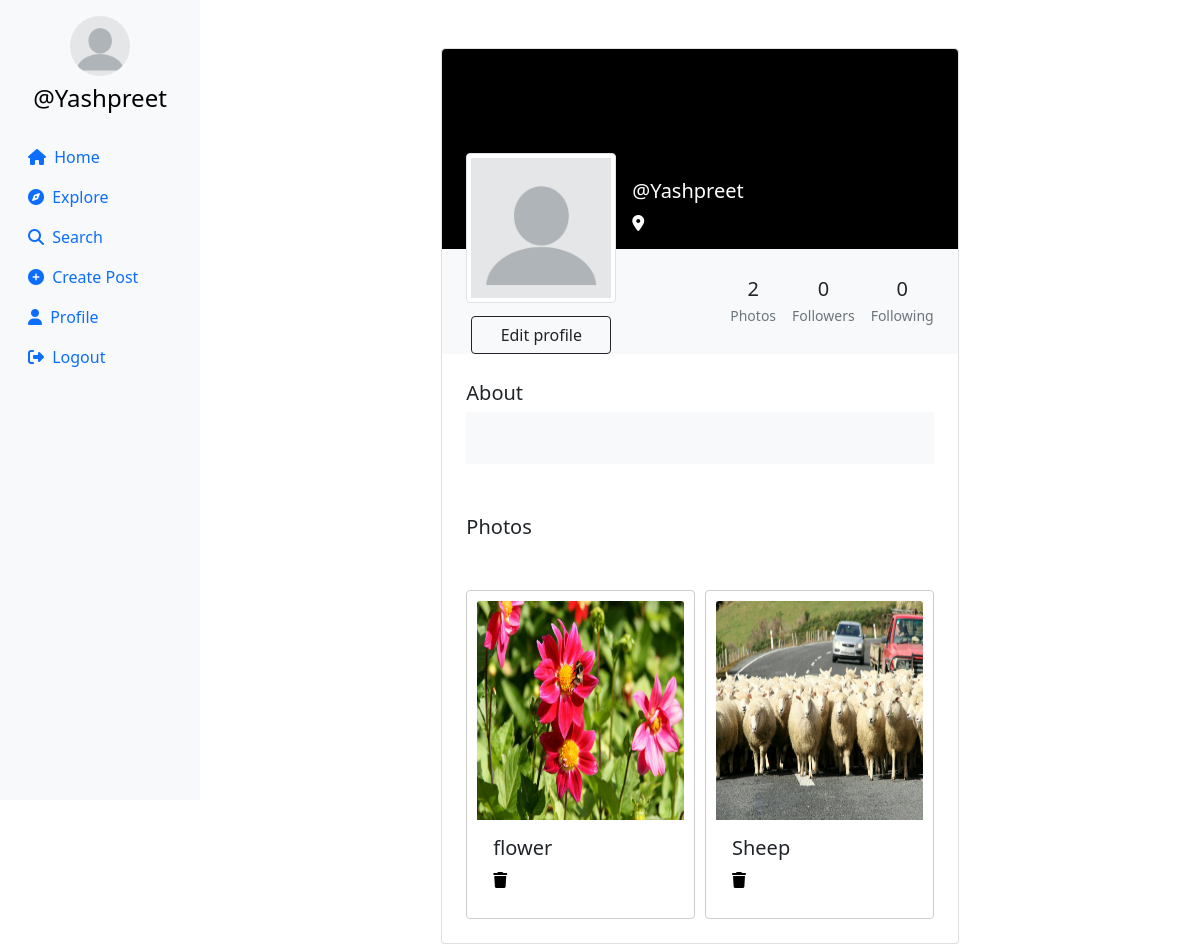
Page /profile/Yashpreet (signed in) on the committed database.
### userauth/models.py (models this page shows, shortened)
class Profile(models.Model):
    user = models.ForeignKey(User, on_delete=models.CASCADE)
    id_user = models.IntegerField(primary_key=True, default=0)
    bio = models.TextField(blank=True, default='')
    profileimg = models.ImageField(upload_to='profile_images', default='blank-profile-picture.png')
    location = models.CharField(max_length=100, blank=True, default='')

class Post(models.Model):
    id = models.UUIDField(primary_key=True, default=uuid.uuid4)
    user = models.CharField(max_length=100)
    image = models.ImageField(upload_to='post_images')
    caption = models.TextField()
    created_at = models.DateTimeField(default=datetime.now)
    no_of_likes = models.IntegerField(default=0)

### userauth/views.py (the view)
# urls.py: path('profile/<str:id_user>', views.profile),
@login_required(login_url='/loginn')
def profile(request,id_user):
    user_object = User.objects.get(username=id_user)
    print(user_object)
    profile = Profile.objects.get(user=request.user)
    user_profile = Profile.objects.get(user=user_object)
    user_posts = Post.objects.filter(user=id_user).order_by('-created_at')
    user_post_length = len(user_posts)
    follower = request.user.username
    user = id_user
    if Followers.objects.filter(follower=follower, user=user).first():
        follow_unfollow = 'Unfollow'
    else:
        follow_unfollow = 'Follow'
    user_followers = len(Followers.objects.filter(user=id_user))
    user_following = len(Followers.objects.filter(follower=id_user))
    context = {
        'user_object': user_object,
        'user_profile': user_profile,
        'user_posts': user_posts,
        'user_post_length': user_post_length,
        'profile': profile,
        'follow_unfollow':follow_unfollow,
        'user_followers': user_followers,
        'user_following': user_following,
    }
    if request.user.username == id_user:
        if request.method == 'POST':
            if request.FILES.get('image') == None:
             image = user_profile.profileimg
             bio = request.POST['bio']
             location = request.POST['location']
             user_profile.profileimg = image
             user_profile.bio = bio
             user_profile.location = location
             user_profile.save()
            if request.FILES.get('image') != None:
             image = request.FILES.get('image')
             bio = request.POST['bio']
             location = request.POST['location']
             user_profile.profileimg = image
             user_profile.bio = bio
             user_profile.location = location
             user_profile.save()
            return redirect('/profile/'+id_user)
        else:
            return render(request, 'profile.html', context)
    return render(request, 'profile.html', context)

### templates/profile.html (shortened to what this page needs)
{% load static %}
<!DOCTYPE html>
<html lang="en">
<head>
    <link rel="stylesheet" href="https://maxcdn.bootstrapcdn.com/bootstrap/4.5.2/css/bootstrap.min.css">
    <link href="https://cdn.jsdelivr.net/npm/bootstrap@5.0.2/dist/css/bootstrap.min.css" rel="stylesheet"
>
    <link rel="stylesheet" href="{% static 'css/app.css' %}">
</head>
<body>
    {% load static %}
    <div class="container-fluid">
        <div class="row">
            <nav class="col-md-2 d-none d-md-block sidebar" style="position: fixed;">
                <div class="text-center mt-3">
                    <img src="{{profile.profileimg.url}}" alt="Profile Picture" class="profile-pic">
                    <h4 class="mt-2"><a href="/profile/{{user}}" style="text-decoration:none;">@{{user}}</a></h4>
                </div>
                <ul class="nav flex-column mt-4">
                    <li class="nav-item">
                        <a class="nav-link active" href="/">
                            <i class="fa-solid fa-house mr-1"></i> Home
                        </a>
                    </li>
                    <li class="nav-item">
                        <a class="nav-link" href="/explore">
                            <i class="fa-solid fa-compass mr-1"></i> Explore
                        </a>
                    </li>
                    <li class="nav-item">
                        <a class="nav-link" href="#" data-bs-toggle="modal" data-bs-target="#exampleModal3">
                            <i class="fa-solid fa-magnifying-glass mr-1"></i> Search
                        </a>
                    </li>
                    <li class="nav-item">
                        <a class="nav-link" href="#" data-bs-toggle="modal" data-bs-target="#exampleModal2"
                            data-bs-whatever="@getbootstrap">
                            <i class="fa-solid fa-circle-plus mr-1"></i> Create Post
                        </a>
                    </li>
                    <li class="nav-item">
                        <a class="nav-link" href="/profile/{{user}}">
                            <i class="fa-solid fa-user mr-1"></i> Profile
                        </a>
                    </li>
                    <li class="nav-item">
                        <a class="nav-link" href="/logoutt">
                            <i class="fa-solid fa-right-from-bracket mr-1"></i> Logout
                        </a>
                    </li>
                </ul>
            </nav>
            {% load static %}
            <main role="main" class="col-md-9 ml-sm-auto col-lg-10 px-md-4">
                <section class="gradient-custom-2">
                    <div class="container py-5">
                        <div class="row d-flex justify-content-center align-items-center h-100">
                            <div class="col col-lg-9 col-xl-7">
                                <div class="card">
                                    <div class="rounded-top text-white d-flex flex-row"
                                        style="background:black; height:200px;">
                                        <div class="ms-4  d-flex flex-column" style="width: 150px; margin-top:5rem;">
                                            <img src="{{user_profile.profileimg.url}}" alt="Generic placeholder image"
                                                class="img-fluid img-thumbnail mt-4 mb-2"
                                                style="width: 150px; z-index: 1">
                                            {% if user == user_profile.user %}
                                            <button type="button" class="btn btn-outline-dark"
                                                data-mdb-ripple-color="dark" style="z-index: 1; margin: 5px;"
                                                data-bs-toggle="modal" data-bs-target="#exampleModal1"
                                                data-bs-whatever="@getbootstrap">
                                                Edit profile
                                            </button>
                                            {% endif %}
                                        </div>
                                        <div class="ms-3" style="margin-top: 130px;">
                                            <h5>@{{user_profile.user}}</h5>
                                            <p><i class="fa-solid fa-location-dot"></i> {{user_profile.location}}</p>
                                        </div>
                                    </div>
                                    <div class="p-4 text-black" style="background-color: #f8f9fa;">
                                        <div class="d-flex justify-content-end text-center py-1">
                                            <div>
                                                <p class="mb-1 h5">{{user_post_length}}</p>
                                                <p class="small text-muted mb-0">Photos</p>
                                            </div>
                                            <div class="px-3">
                                                <p class="mb-1 h5">{{user_followers}}</p>
                                                <p class="small text-muted mb-0">Followers</p>
                                            </div>
                                            <div>
                                                <p class="mb-1 h5">{{user_following}}</p>
                                                <p class="small text-muted mb-0">Following</p>
                                            </div>
                                        </div>
                                    </div>
                                    <div class="card-body p-4 text-black">
                                        <div class="mb-5">
                                            <p class="lead fw-normal mb-1">About</p>
                                            <div class="p-4" style="background-color: #f8f9fa;">
                                            </div>
                                        </div>
                                        <div class="mb-5">
                                            <p class="lead fw-normal mb-1">Photos</p>
                                        </div>
                                        <div class="image-grid">
                                            {% for pos in user_posts %}
                                            <div class="card image-item">
                                                <img src="{{pos.image.url}}" class="card-img-top" alt="..."
                                                    style="width: 219px;height: 219px;">
                                                <div class="card-body">
                                                    <h5 class="card-title">{{pos.caption}}</h5>
                                                    {% if user == user_profile.user %} <a href=" /delete/{{pos.id}} "><i
                                                            class="fa-solid fa-trash"></i></a>
                                                    {% endif %}
                                                </div>
                                            </div>
                                            {% endfor %}
                                        </div>
                                    </div>
                                </div>
                            </div>
                        </div>
                    </div>
                </section>
            </main>
        </div>
    </div>
</body>
</html>

### templates/profile.html (style rules this page uses)
.sidebar { background-color: #f8f9fa; height: 100vh; color: black; }
.profile-pic { width: 60px; height: 60px; border-radius: 50%; object-fit: cover; }
a { color: black; }
.image-grid { display: grid; grid-template-columns: repeat(auto-fill, minmax(200px, 1fr)); gap: 10px; }
.image-item { border: 1px solid #ccc; padding: 10px; }
.image-item img { max-width: 100%; height: auto; }

### rows in the picture
Profile: profileimg (placeholder picture), user "Yashpreet"
Post: image (picture), caption "flower"
Post: image (picture), caption "Sheep"

### other values in the picture
{{ user }} "Yashpreet"
{{ user_post_length }} "2"
{{ user_followers }} "0"
{{ user_following }} "0"
